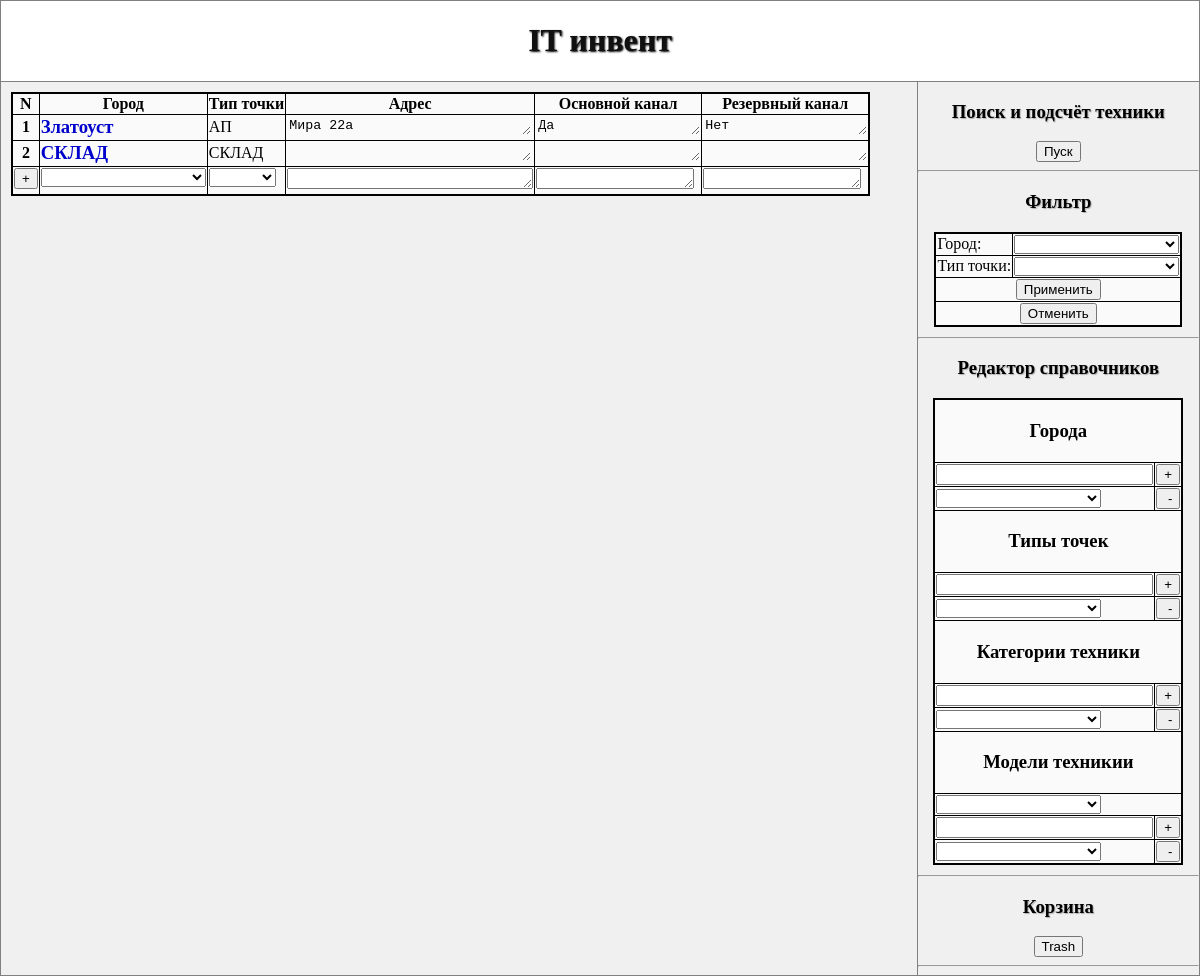
Page /it_invent.php on the committed database.
### tables this page shows
CREATE TABLE point(
                    id_p INTEGER PRIMARY KEY AUTOINCREMENT,
                    id_city INTEGER,
                    id_p_type INTEGER,
                    adress TEXT,
                    inet_1 TEXT,
                    inet_2 TEXT);

CREATE TABLE listCity(
                    id_city INTEGER PRIMARY KEY AUTOINCREMENT,
                    city TEXT);

CREATE TABLE listPType(
                    id_p_type INTEGER PRIMARY KEY AUTOINCREMENT,
                    p_type TEXT);

### inc/getPInfo.inc.php (the view)
<?php
if(isset($_REQUEST['upFilter'])){
    $idCity = $_POST['cityFilter'];
    $idPType = $_POST['ptypeFilter'];
    $res = $it_invent->getFilterPointsInfo($idCity, $idPType);
} else {
    $res = $it_invent->getPointsInfo();
}
$i=0;
foreach($res as $item){
    $i++;
    $id_p = $item['id_p'];
    $p_type = $item['p_type'];
    $city = $item['city'];
    $adress = $item['adress'];
    $inet_1 = $item['inet_1'];
    $inet_2 = $item['inet_2'];
    $self = "brows.php";
    echo <<<LABEL
        <tr class="onMove">
            <td align="center"><b>$i</b></td>
            <td><a class="links" href="$self?id_p=$id_p">$city</a></td>
            <td>$p_type</td>
            <td><textarea class="edit" rows="1" cols="30" >$adress</textarea></td>
            <td><textarea class="edit" rows="1" readonly>$inet_1 </textarea></td>
            <td><textarea class="edit" rows="1"  readonly>$inet_2 </textarea></td>
        </tr>
LABEL;
}
?>

### style.css (style rules this page uses)
body { margin: 0px; }
textarea { overflow: hidden; }
.links { color: #0000CC; text-decoration: none; font-weight: bold; font-size: 14pt; }
.edit { color: #000000; border: 0; background: transparent; }

### rows in the picture
point: id_city.city "Златоуст", id_p_type.p_type "АП", adress "Мира 22а", inet_1 "Да", inet_2 "Нет"
point: id_city.city "СКЛАД", id_p_type.p_type "СКЛАД"
